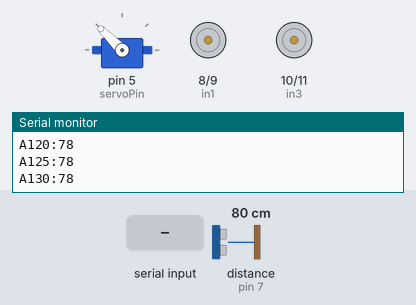
Simulated run of this sketch. Board: Arduino Uno, built with avr-gcc and run on an emulated ATmega328P. Parts: servo, motor-driver pin pairs drawn as motors (green arrow = first pin HIGH = forward, orange = second pin HIGH = backward, longer = more drive), the last lines printed to the serial monitor. Wiring (inferred from the names in the program): ultrasonic range finder: trigger pin 6; echo pin 7. Inputs (shaded band) come from the test bench; at power-on: distance to the obstacle (sensor on pin 7) 80 cm. The echo pulse lasts 58.3 µs per cm.

Above: at 1.12 s.
1.3 s: distance to the obstacle (sensor on pin 7) set to 9 cm
4.3 s: "F" received over Serial
At 4.85 s:
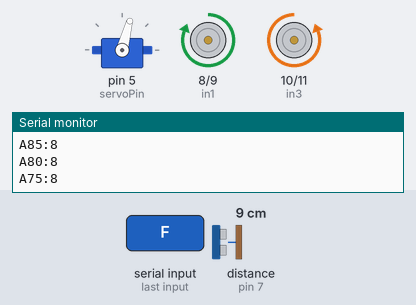
7.3 s: distance to the obstacle (sensor on pin 7) set to 120 cm
10.3 s: "B" received over Serial
At 10.9 s:
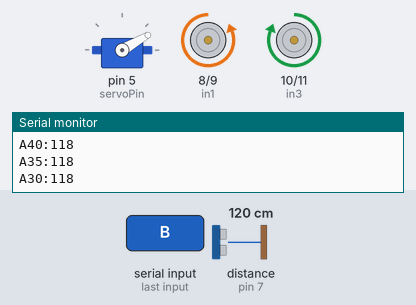
13.3 s: "L" received over Serial
At 14.4 s:
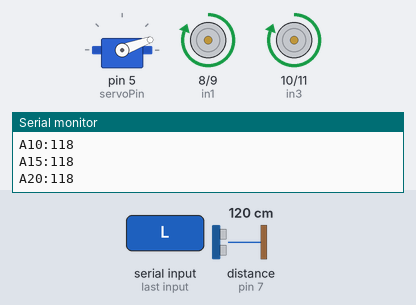
16.3 s: "R" received over Serial
At 16.9 s:
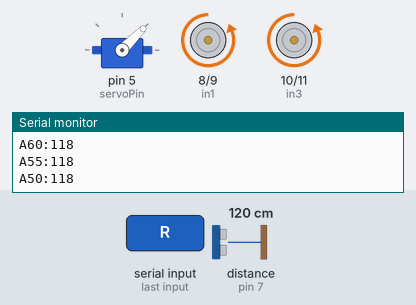
Timing chart, 0 to 20.3 s (numbered marks = the images above; inputs shaded):
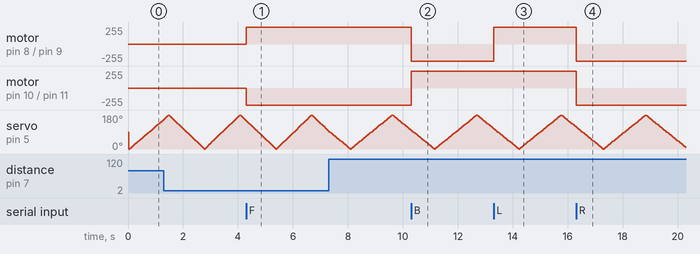

Measured:
- after the input at 4.3 s, motor on pin 8 (in1) / pin 9 (in2): stopped → forward 255/255 at once; motor on pin 10 (in3) / pin 11 (in4): stopped → backward 255/255 at once
- after the input at 10.3 s, motor on pin 8 (in1) / pin 9 (in2): forward 255/255 → backward 255/255 at once; motor on pin 10 (in3) / pin 11 (in4): backward 255/255 → forward 255/255 at once
- after the input at 13.3 s, motor on pin 8 (in1) / pin 9 (in2): backward 255/255 → forward 255/255 at once
- after the input at 16.3 s, motor on pin 8 (in1) / pin 9 (in2), motor on pin 10 (in3) / pin 11 (in4): forward 255/255 → backward 255/255 at once

The sketch:

VoitureTelecUnoV1.0.ino
```cpp
#include <Servo.h>

#define trigPin 6
#define echoPin 7
#define servoPin 5

#define in1 8
#define in2 9
#define in3 10
#define in4 11

Servo scanner;

int angle = 0;
int step = 5;
unsigned long lastRadarSend = 0;

void setup() {
  Serial.begin(9600);
  scanner.attach(servoPin);
  pinMode(trigPin, OUTPUT);
  pinMode(echoPin, INPUT);
  pinMode(in1, OUTPUT);
  pinMode(in2, OUTPUT);
  pinMode(in3, OUTPUT);
  pinMode(in4, OUTPUT);
  stopMotors();
}

void loop() {
  if (Serial.available()) {
    char cmd = Serial.read();
    switch (cmd) {
      case 'F': forward(); break;
      case 'B': backward(); break;
      case 'L': left(); break;
      case 'R': right(); break;
      case 'S': stopMotors(); break;
    }
  }
  if (millis() - lastRadarSend >= 30) {
    scanner.write(angle);
    delay(5);  // Temps pour le servo

    int dist = readDistanceCM();
    Serial.print("A");
    Serial.print(angle);
    Serial.print(":");
    Serial.println(dist);

    angle += step;
    if (angle >= 180 || angle <= 0) step = -step;
    lastRadarSend = millis();
  }
}

int readDistanceCM() {
  digitalWrite(trigPin, LOW);
  delayMicroseconds(2);
  digitalWrite(trigPin, HIGH);
  delayMicroseconds(10);
  digitalWrite(trigPin, LOW);
  long duration = pulseIn(echoPin, HIGH, 20000);
  int distance = duration * 0.034 / 2;
  if (distance == 0) distance = 200;  // max si pas d'obstacle
  return distance;
}

void forward() {
  digitalWrite(in1, HIGH);
  digitalWrite(in2, LOW);
  digitalWrite(in3, LOW);
  digitalWrite(in4, HIGH);
}

void backward() {
  digitalWrite(in1, LOW);
  digitalWrite(in2, HIGH);
  digitalWrite(in3, HIGH);
  digitalWrite(in4, LOW);
}

void left() {
  digitalWrite(in1, HIGH);
  digitalWrite(in2, LOW);
  digitalWrite(in3, HIGH);
  digitalWrite(in4, LOW);
}

void right() {
  digitalWrite(in1, LOW);
  digitalWrite(in2, HIGH);
  digitalWrite(in3, LOW);
  digitalWrite(in4, HIGH);
}

void stopMotors() {
  digitalWrite(in1, LOW);
  digitalWrite(in2, LOW);
  digitalWrite(in3, LOW);
  digitalWrite(in4, LOW);
}
```
